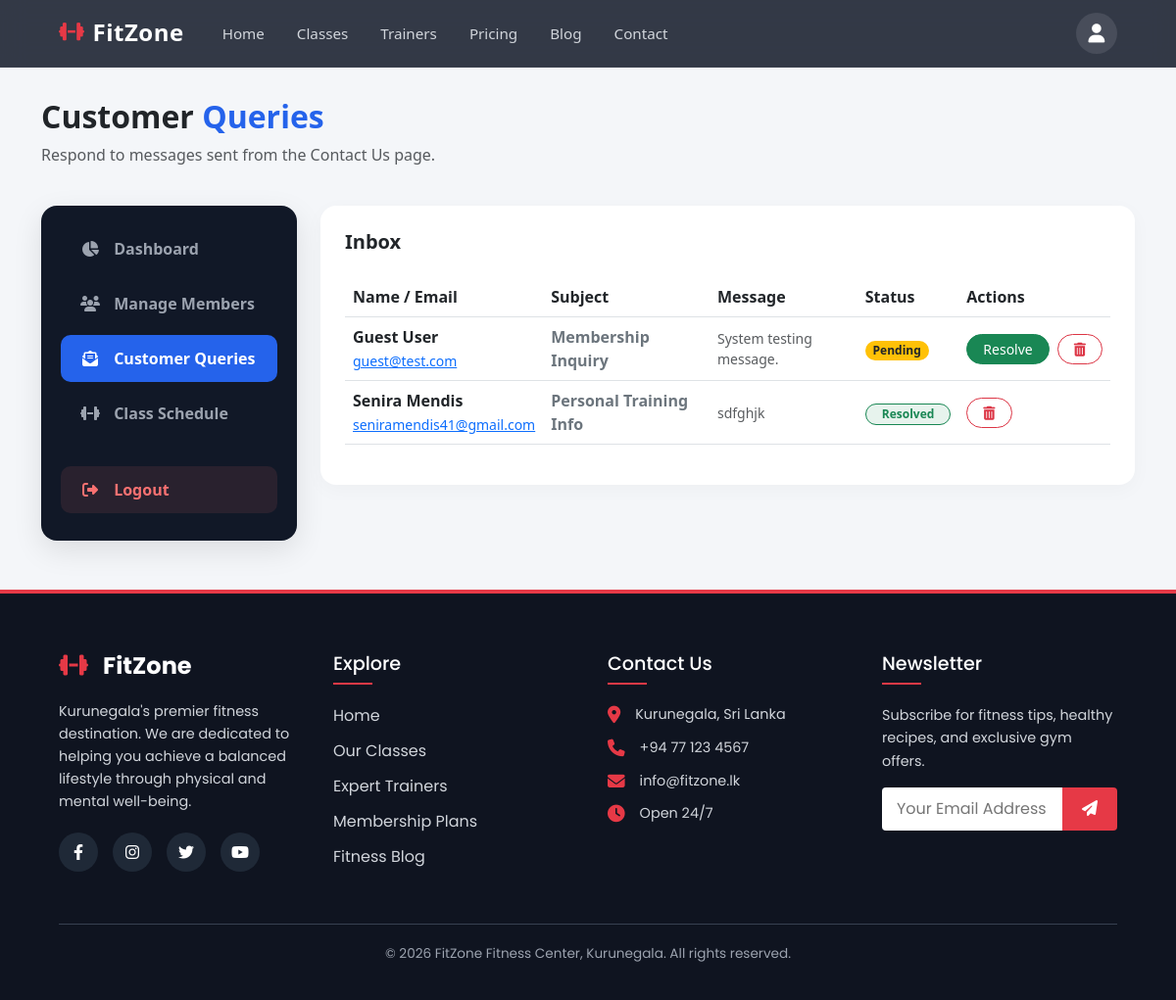
The app's page /admin_queries.php (signed in) with its own data.
### tables this page shows
CREATE TABLE `queries` (
  `id` int(11) NOT NULL,
  `name` varchar(100) NOT NULL,
  `email` varchar(100) NOT NULL,
  `subject` varchar(100) NOT NULL,
  `message` text NOT NULL,
  `status` enum('pending','resolved') DEFAULT 'pending',
  `created_at` timestamp NOT NULL DEFAULT current_timestamp()
);

### admin_queries.php (the view, shortened to what this page needs)
<?php
include 'header.php';
require 'db_config.php';
$queries_result = $conn->query("SELECT * FROM queries ORDER BY id DESC");
?>
<link href="https://cdn.jsdelivr.net/npm/bootstrap@5.3.0/dist/css/bootstrap.min.css" rel="stylesheet">
<div class="container dashboard-wrapper">
    <div class="row mb-4">
        <div class="col-12">
            <h2 class="fw-bold text-dark">Customer <span style="color: var(--fz-blue);">Queries</span></h2>
            <p class="text-muted">Respond to messages sent from the Contact Us page.</p>
        </div>
    </div>
    <div class="row">
        <div class="col-lg-3 mb-4 mb-lg-0">
            <div class="dash-sidebar">
                <a href="admin_dashboard.php" class="dash-nav-link"><i class="fa-solid fa-chart-pie"></i> Dashboard</a>
                <a href="admin_members.php" class="dash-nav-link"><i class="fa-solid fa-users"></i> Manage Members</a>
                <a href="admin_queries.php" class="dash-nav-link active"><i class="fa-solid fa-envelope-open-text"></i> Customer Queries</a>
                <a href="admin_dashboard.php" class="dash-nav-link"><i class="fa-solid fa-dumbbell"></i> Class Schedule</a>
                <a href="logout.php" class="dash-nav-link logout"><i class="fa-solid fa-right-from-bracket"></i> Logout</a>
            </div>
        </div>
        <div class="col-lg-9">
            <div class="table-card">
                <h5 class="fw-bold mb-4">Inbox</h5>
                <div class="table-responsive">
                    <table class="table table-hover align-middle">
                        <thead>
                            <tr>
                                <th>Name / Email</th>
                                <th>Subject</th>
                                <th>Message</th>
                                <th>Status</th>
                                <th>Actions</th>
                            </tr>
                        </thead>
                        <tbody>
                            <?php if ($queries_result->num_rows > 0): ?>
                                <?php while ($query = $queries_result->fetch_assoc()): ?>
                                    <tr>
                                        <td class="fw-bold text-dark">
                                            <?php echo htmlspecialchars($query['name']); ?><br>
                                            <a href="mailto:<?php echo htmlspecialchars($query['email']); ?>" class="text-primary small fw-normal"><?php echo htmlspecialchars($query['email']); ?></a>
                                        </td>
                                        <td class="fw-bold text-secondary"><?php echo htmlspecialchars($query['subject']); ?></td>
                                        <td class="text-muted small" style="max-width: 250px;"><?php echo htmlspecialchars($query['message']); ?></td>
                                        <td>
                                            <?php if (empty($query['status']) || $query['status'] == 'pending'): ?>
                                                <span class="badge bg-warning text-dark rounded-pill">Pending</span>
                                            <?php else: ?>
                                                <span class="badge bg-success bg-opacity-10 text-success border border-success rounded-pill px-3 py-1">Resolved</span>
                                            <?php endif; ?>
                                        </td>
                                        <td>
                                            <div class="d-flex gap-2">
                                                <?php if (empty($query['status']) || $query['status'] == 'pending'): ?>
                                                    <a href="admin_queries.php?resolve_id=<?php echo $query['id']; ?>" class="btn btn-sm btn-success rounded-pill px-3">Resolve</a>
                                                <?php endif; ?>
                                                <a href="admin_queries.php?delete_id=<?php echo $query['id']; ?>" class="btn btn-sm btn-outline-danger rounded-pill px-3" onclick="return confirm('Delete this query?');"><i class="fa-solid fa-trash-can"></i></a>
                                            </div>
                                        </td>
                                    </tr>
                                <?php endwhile; ?>
                            <?php else: ?>
                                <tr>
                                    <td colspan="5" class="text-center text-muted py-5">No customer queries found.</td>
                                </tr>
                            <?php endif; ?>
                        </tbody>
                    </table>
                </div>
            </div>
        </div>
    </div>
</div>
<?php include 'footer.php'; ?>

### style.css (style rules this page uses)
html, body { margin: 0; padding: 0; width: 100%; height: 100%; font-family: 'Poppins', sans-serif; background-color: #f9fafb; color: #374151; overflow-x: hidden; }

### header.php (style rules this page uses)
:root { --primary-red: #e63946; --dark-bg: rgba(17, 24, 39, 0.85); }

### admin_queries.php (style rules this page uses)
:root { --fz-red: #e63946; --fz-dark: #111827; --fz-blue: #2563eb; }
body { background-color: #f4f6f9; }
.dashboard-wrapper { margin-top: 100px; margin-bottom: 50px; }
.dash-sidebar { background: var(--fz-dark); border-radius: 16px; padding: 20px; box-shadow: 0 10px 30px rgba(0, 0, 0, 0.1); height: 100%; }
.dash-nav-link { display: block; padding: 12px 20px; color: #9ca3af; text-decoration: none; font-weight: 600; border-radius: 10px; margin-bottom: 8px; transition: all 0.3s ease; }
.dash-nav-link i { margin-right: 10px; width: 20px; text-align: center; }
.dash-nav-link:hover, .dash-nav-link.active { background-color: var(--fz-blue); color: #fff; }
.dash-nav-link.logout { color: #f87171; margin-top: 30px; background-color: rgba(248, 113, 113, 0.1); }
.table-card { background: #fff; border-radius: 16px; padding: 25px; box-shadow: 0 5px 20px rgba(0, 0, 0, 0.03); }

### records on screen
queries: name "Guest User", email "guest@test.com", subject "Membership Inquiry", message "System testing message.", status "Pending"
queries: name "Senira Mendis", email "seniramendis41@gmail.com", subject "Personal Training Info", message "sdfghjk", status "Resolved"
